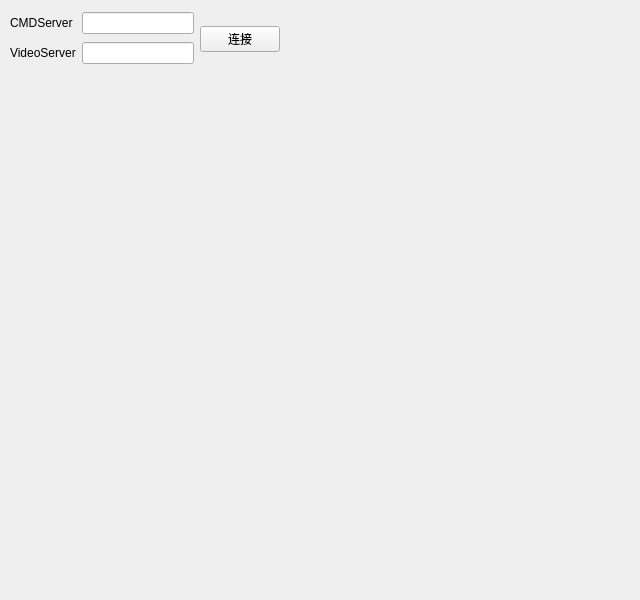
<?xml version="1.0" encoding="UTF-8"?>
<ui version="4.0">
 <class>MainWindow</class>
 <widget class="QMainWindow" name="MainWindow">
  <property name="geometry">
   <rect>
    <x>0</x>
    <y>0</y>
    <width>640</width>
    <height>600</height>
   </rect>
  </property>
  <property name="windowTitle">
   <string>MainWindow</string>
  </property>
  <widget class="QWidget" name="centralwidget">
   <widget class="QLabel" name="Frame">
    <property name="geometry">
     <rect>
      <x>0</x>
      <y>80</y>
      <width>800</width>
      <height>201</height>
     </rect>
    </property>
    <property name="text">
     <string/>
    </property>
   </widget>
   <widget class="QWidget" name="">
    <property name="geometry">
     <rect>
      <x>0</x>
      <y>0</y>
      <width>290</width>
      <height>78</height>
     </rect>
    </property>
    <layout class="QHBoxLayout" name="topBar">
     <property name="leftMargin">
      <number>10</number>
     </property>
     <property name="topMargin">
      <number>10</number>
     </property>
     <property name="rightMargin">
      <number>10</number>
     </property>
     <property name="bottomMargin">
      <number>10</number>
     </property>
     <item>
      <layout class="QVBoxLayout" name="serverInfos">
       <item>
        <layout class="QHBoxLayout" name="cmdServer">
         <item>
          <widget class="QLabel" name="cmdLabel">
           <property name="text">
            <string>CMDServer </string>
           </property>
          </widget>
         </item>
         <item>
          <widget class="QLineEdit" name="cmdAddr"/>
         </item>
        </layout>
       </item>
       <item>
        <layout class="QHBoxLayout" name="videoServer">
         <item>
          <widget class="QLabel" name="videoLabel">
           <property name="text">
            <string>VideoServer</string>
           </property>
          </widget>
         </item>
         <item>
          <widget class="QLineEdit" name="videoAddr"/>
         </item>
        </layout>
       </item>
      </layout>
     </item>
     <item>
      <widget class="QPushButton" name="connect">
       <property name="text">
        <string>连接</string>
       </property>
      </widget>
     </item>
    </layout>
   </widget>
  </widget>
 </widget>
 <resources/>
 <connections/>
</ui>
